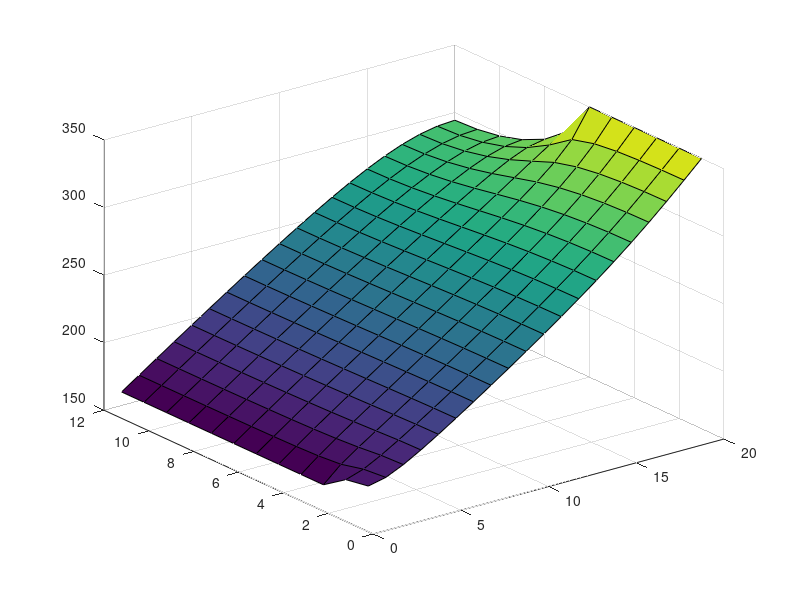
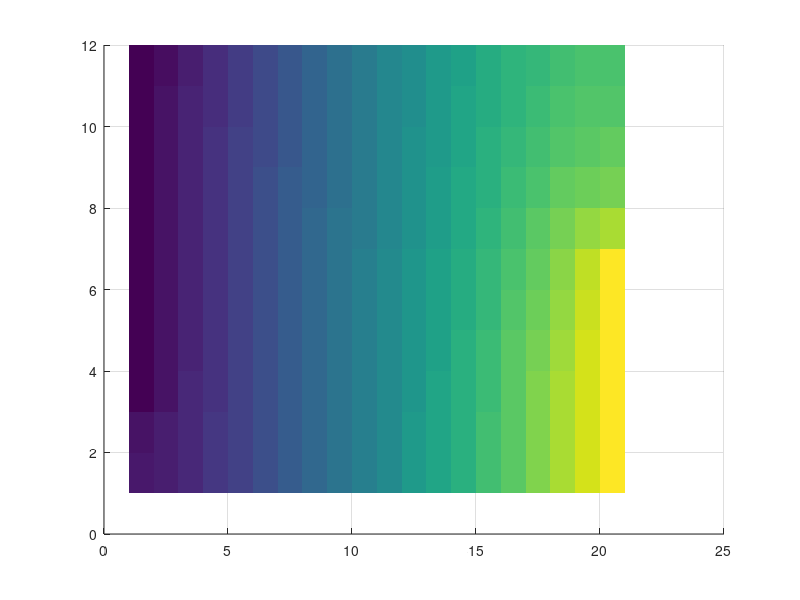

Write MATLAB code to recreate these figures, in order.
close all
clear all

% Initial Condition
TLeft = 160.0; 
TRight = 350.0; 
WIDTH = 20; 
HEIGHT = 12; 
HeightLeftZone = 10; 
HeightRightZone = 7;

% Stop Parametres
MAX_ITER = 10000;
eps = 0.001;
Lambda = 1.7;

% Sharing to zones
h = 1;
i_max = floor(WIDTH / h);
j_max = floor(HEIGHT / h);
j_max_left = floor(HeightLeftZone / h) ;
j_min_right = j_max - ceil(HeightRightZone / h);

Temperatures = repmat(TRight, j_max, i_max);    % Matrix of temperaturies

for k = j_max - j_max_left + 1:j_max
   Temperatures(k, 1) = TLeft; 
end

deltaMax = 1 + eps;
num_iter = 0;
Temp_help = 0;
delta = 0;

while num_iter < MAX_ITER && deltaMax > eps
    deltaMax = 0;

    for i = 1:i_max 
        for j = 1:j_max
            % Choosing the template
            if i == 1
                if j == 1
                    Temp_help =  0.5 * (Temperatures(1, 2) + Temperatures(2, 1));
                end
                
                if j > 1 && j < j_max
                    Temp_help = 0.5 * (0.5 * (Temperatures(j - 1, 1) + Temperatures(j + 1, 1)) + Temperatures(j, 2));     
                end      
                
                if j == j_max
                    Temp_help =  0.5 * (Temperatures(j_max, 2) + Temperatures(j_max - 1, 1));
                end
            end
            
            if i > 1 && i < i_max
                if j>1 && j < j_max
                    Temp_help = 0.25 * (Temperatures(j - 1, i) + Temperatures(j + 1, i) + Temperatures(j, i - 1) + Temperatures(j, i + 1));        
                end
                
                if j == 1
                     Temp_help = 0.5 * (0.5 * (Temperatures(1, i - 1) + Temperatures(1, i + 1)) + Temperatures(2, i));
                end

                if j == j_max
                     Temp_help = 0.5 * (0.5 * (Temperatures(j_max, i - 1) + Temperatures(j_max, i + 1)) + Temperatures(j_max - 1, i));  
                end
            end           
         
            if i == i_max
                if j == j_max
                    Temp_help =  0.5 * (Temperatures(j_max - 1, i_max) + Temperatures(j_max, i_max - 1));
                end
                
                if j < j_max && j > 1
                    Temp_help = 0.5 * (0.5 * (Temperatures(j - 1, i_max) + Temperatures(j + 1, i_max)) + Temperatures(j, i_max - 1));     
                end
                
                if j == 1
                    Temp_help =  0.5 * (Temperatures(2, i_max) + Temperatures(1, i_max - 1));
                end
            end
            
            % Relaxation if it's necessary
            if i == 1 && j < j_max - j_max_left + 1 || i > 1 && i < i_max || i == i_max && j > j_max - j_min_right - 1
                delta = Lambda * (Temp_help - Temperatures(j, i));
                Temperatures(j, i) = Temperatures(j, i) + delta;
                delta = abs(delta);
                if delta > deltaMax
                    deltaMax = delta;
                end
            end
        end
    end
    
    num_iter = num_iter + 1; 
end


disp(num2str(num_iter));







figure;
% disp(Temperatures);
surf(Temperatures);

% Flow, that go in and out the zone
F_in = 0;
F_out = 0;

for j=1:j_max
    F_in = F_in + Temperatures(j, 1) - Temperatures(j, 2);
    F_out = F_out + Temperatures(j, j_max) - Temperatures(j, j_max - 1);
    Temperatures(j, i_max+1) = min(TLeft, TRight);
end

conservatism = abs(F_in + F_out) / (abs(F_in)+abs(F_out));

figure;
surf(Temperatures,'EdgeColor', 'None');
view(2);



